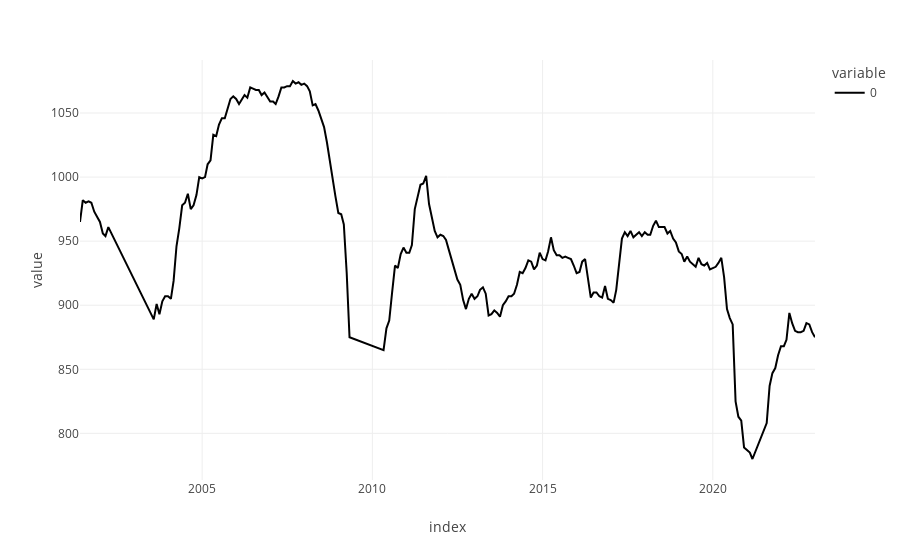

Notebook cell for this chart:
### Code cell
pl.notna_plot(pe_df)

### Figure 1 — Plotly figure (JSON) as saved in the notebook; plotly's stock layout.template omitted (floating-point values rounded to 4 significant figures; data arrays with more than 128 entries replaced by an {"elided": "..."} marker saying what was removed)
{"data": [{"hovertemplate": "variable=0<br>index=%{x}<br>value=%{y}<extra></extra>", "legendgroup": "0", "line": {"color": "#000001", "dash": "solid"}, "marker": {"symbol": "circle"}, "mode": "lines", "name": "0", "orientation": "v", "showlegend": true, "type": "scatter", "x": {"elided": "230 str values"}, "xaxis": "x", "y": {"elided": "230 int values"}, "yaxis": "y"}], "layout": {"legend": {"title": {"text": "variable"}, "tracegroupgap": 0}, "margin": {"t": 60}, "xaxis": {"anchor": "y", "domain": [0, 1], "title": {"text": "index"}}, "yaxis": {"anchor": "x", "domain": [0, 1], "title": {"text": "value"}}}}
